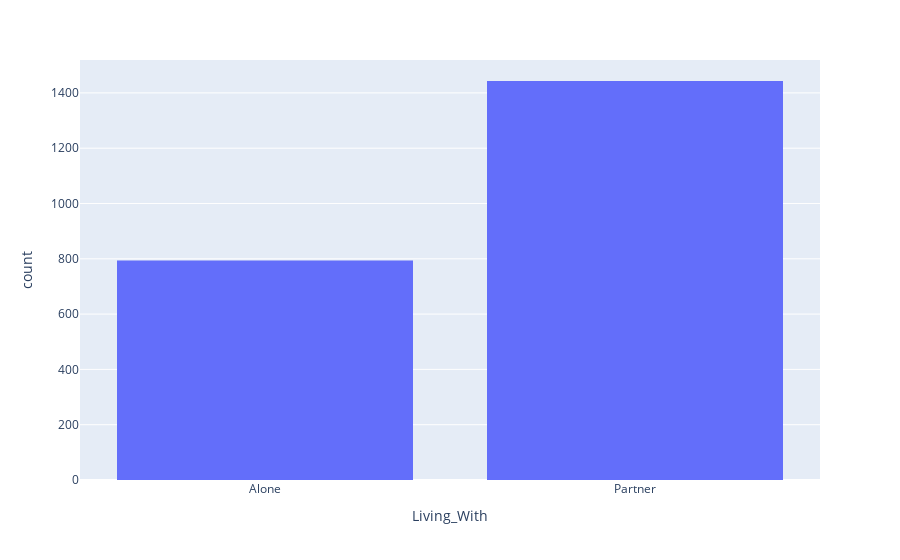

Write notebook code for a chart like this one.
### Markdown cell above
# Exploring the Data

### Code cell
px.histogram(df,x="Living_With")

### Figure 1 — Plotly figure (JSON) as saved in the notebook; plotly's stock layout.template omitted (floating-point values rounded to 4 significant figures; data arrays with more than 128 entries replaced by an {"elided": "..."} marker saying what was removed)
{"data": [{"alignmentgroup": "True", "bingroup": "x", "hovertemplate": "Living_With=%{x}<br>count=%{y}<extra></extra>", "legendgroup": "", "marker": {"color": "#636efa", "pattern": {"shape": ""}}, "name": "", "offsetgroup": "", "orientation": "v", "showlegend": false, "type": "histogram", "x": {"elided": "2237 str values"}, "xaxis": "x", "yaxis": "y"}], "layout": {"barmode": "relative", "legend": {"tracegroupgap": 0}, "margin": {"t": 60}, "xaxis": {"anchor": "y", "domain": [0, 1], "title": {"text": "Living_With"}}, "yaxis": {"anchor": "x", "domain": [0, 1], "title": {"text": "count"}}}}
